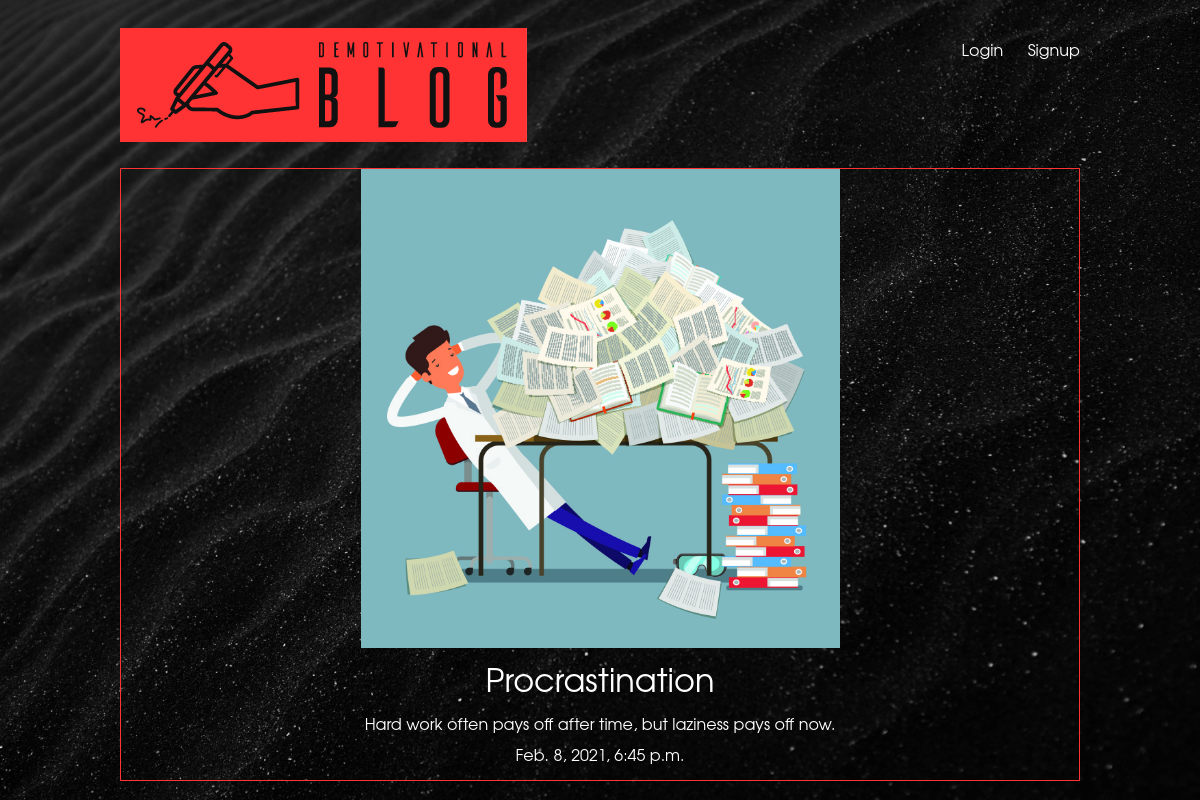
The app's page /articles/procrastination/ with its own data.
### articles/models.py (models this page shows, shortened)
class Article(models.Model):
    title = models.CharField(max_length=100)
    slug = models.SlugField()
    body = models.TextField()
    date = models.DateTimeField(auto_now_add=True)
    thumb = models.ImageField(default='default.png', blank=True)
    author = models.ForeignKey(User, on_delete=models.CASCADE, default=None)

### articles/views.py (the view)
# urls.py: path('<slug:slug>/', views.article_detail, name="detail"),
def article_detail(request, slug):
    article = Article.objects.get(slug=slug)
    return render(request, 'articles/article_detail.html', { 'article':article })

### articles/templates/articles/article_detail.html
{% extends 'base_layout.html' %}
{% block content %}
<div class="article-detail">
  <div class="article">
    <img src="{{ article.thumb.url }}">
    <h2>{{ article.title }}</h2>
    <p>{{ article.body }}</p>
    <p>{{ article.date }}</p>
  </div>
</div>
{% endblock %}

### assets/styles.css (style rules this page uses)
body { background-color: #0f121f; background: url(black-sand-2.jpg) no-repeat center center fixed; -webkit-background-size: cover; -moz-background-size: cover; -o-background-size: cover; background-size: cover; color: #fff; }
body * { font-family: Avantgarde, TeX Gyre Adventor, URW Gothic L, sans-serif; }
h1, h2, h3, h4, h5 { font-weight: normal; margin: 0; }
div.wrapper h2 { text-align: center; margin: 20px auto 50px auto; font-size: 1.2em; }
.article { padding: 10px; border: 1px solid #ff3333; position: relative; padding-bottom: 40px; }
.article h2 { font-size: 1.2em; }
.article-detail .article { padding: 0; }
.article-detail .article img { display: block; margin-left: auto; margin-right: auto; width: 50%; }
.article-detail .article h2 { text-align: center; margin: 20px auto; font-size: 2em; }
.article-detail .article p { text-align: center; }

### records on screen
Article: thumb (picture), title "Procrastination", body "Hard work often pays off after time, but laziness pays off now.", date "Feb. 8, 2021, 6:45 p.m."
